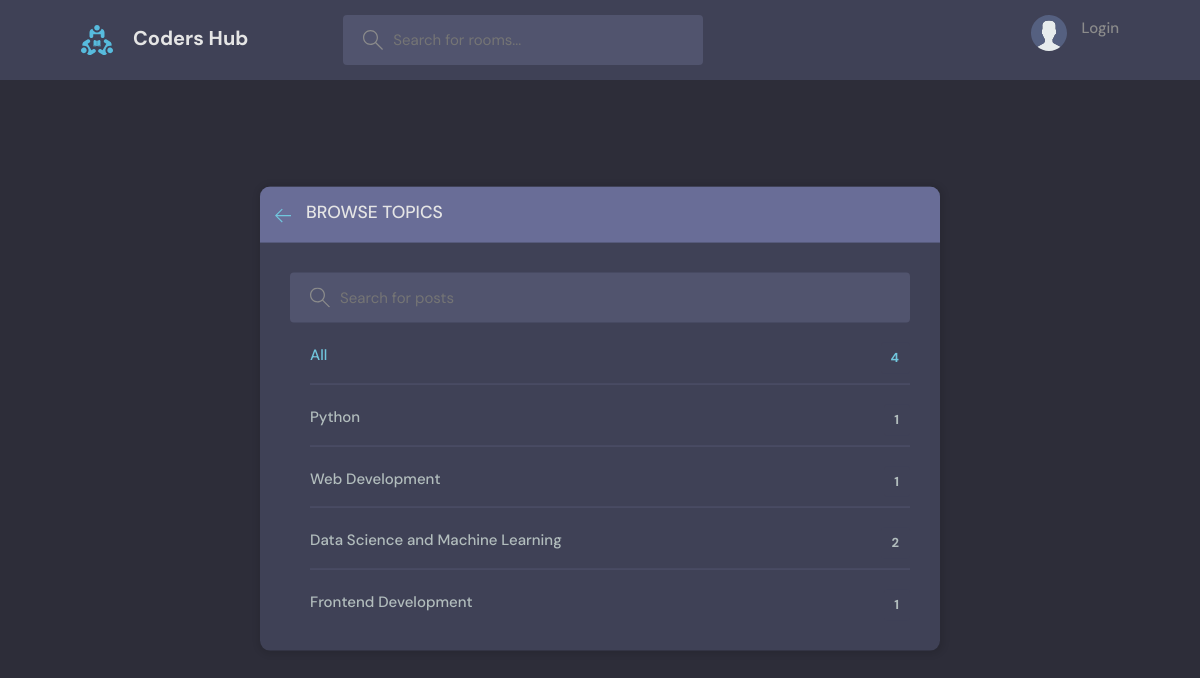
The app's page /topic/, older data.
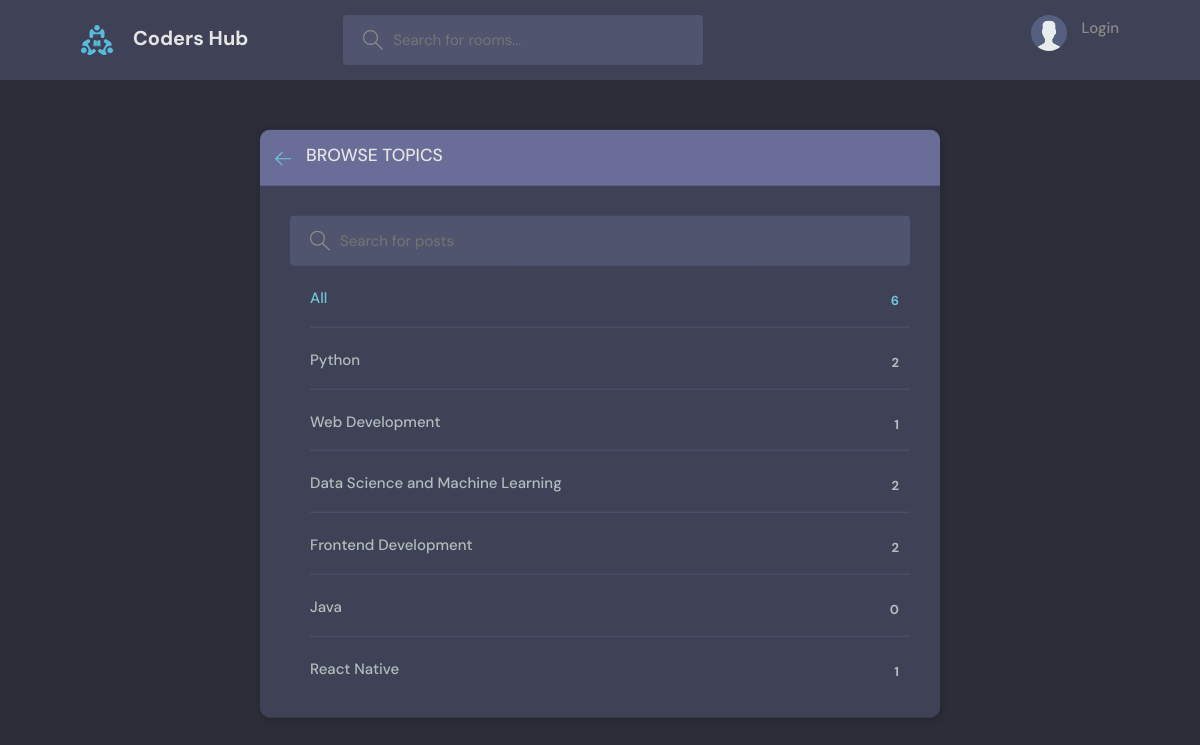
The same page, newer data.
### hub/models.py (models this page shows, shortened)
class Topic(models.Model):
    name = models.CharField(max_length=200)

### hub/views.py (the view)
# urls.py: path('topic/', views.topics, name="topics"),
def topics(request):
    t = request.GET.get('t') if request.GET.get('t') != None else ''
    topics = Topic.objects.filter(name__icontains = t)
    context = {'topics': topics}
    return render(request, 'hub/topics.html', context)

### hub/templates/hub/topics.html (shortened to what this page needs)
{% extends 'base.html' %}
{% block content %}
    <main class="create-room layout">
      <div class="container">
        <div class="layout__box">
          <div class="layout__boxHeader">
            <div class="layout__boxTitle">
              <a href="{{request.META.HTTP_REFERER}}">
                <svg version="1.1" xmlns="http://www.w3.org/2000/svg" width="32" height="32" viewBox="0 0 32 32">
                  <title>arrow-left</title>
                  <path
                    d="M13.723 2.286l-13.723 13.714 13.719 13.714 1.616-1.611-10.96-10.96h27.625v-2.286h-27.625l10.965-10.965-1.616-1.607z"
                  ></path>
                </svg>
              </a>
              <h3>Browse Topics</h3>
            </div>
          </div>
          <div class="topics-page layout__body">
            <form class="header__search" method="GET" action="">
              <label>
                <input placeholder="Search for posts" name="t"/>
              </label>
            </form>
            <ul class="topics__list">
              <li>
                <a href="{% url 'topics'%}" class="active">All <span>{{topics.count}}</span></a>
              </li>
              {% for topic in topics %}
              <li>
                <a href="{% url 'home'%}?t={{topic.name}}">{{topic.name}} <span>{{topic.room_set.all.count}}</span></a>
              </li>
              {% endfor%}
            </ul>
          </div>
        </div>
      </div>
    </main>
{% endblock %}

Row changes from the older to the newer data that the page shows:
computed for Topic "Python": room_set.all.count "1" → "2"
computed for Topic "Frontend Development": room_set.all.count "1" → "2"
added Topic: name "Java", room_set.all.count "0"
added Topic: name "React Native", room_set.all.count "1"
Text that changed along with them:
{{ topics.count }}: "4" → "6"
